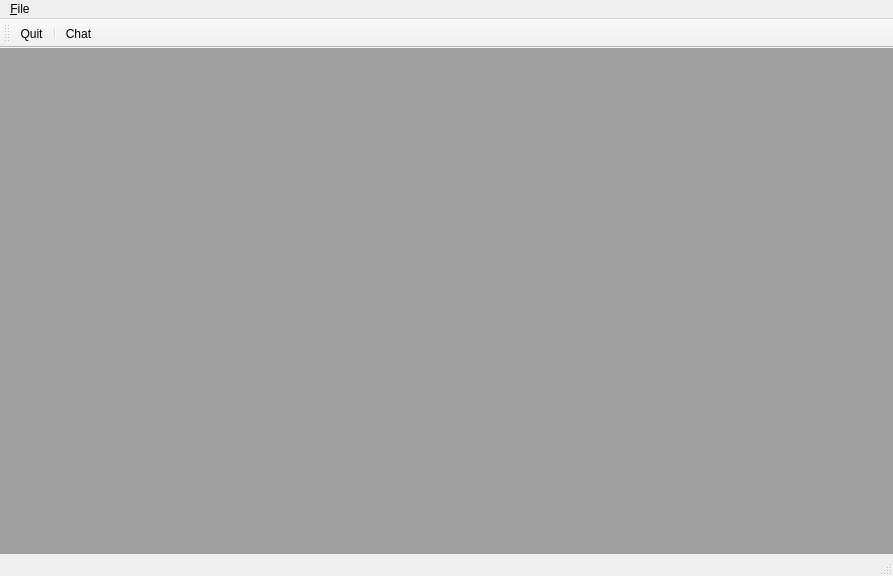
<?xml version="1.0" encoding="UTF-8"?>
<ui version="4.0">
 <class>MainWindow</class>
 <widget class="QMainWindow" name="MainWindow">
  <property name="geometry">
   <rect>
    <x>0</x>
    <y>0</y>
    <width>893</width>
    <height>576</height>
   </rect>
  </property>
  <property name="windowTitle">
   <string>MainWindow</string>
  </property>
  <widget class="QWidget" name="centralwidget">
   <layout class="QHBoxLayout" name="horizontalLayout">
    <property name="leftMargin">
     <number>0</number>
    </property>
    <property name="topMargin">
     <number>0</number>
    </property>
    <property name="rightMargin">
     <number>0</number>
    </property>
    <property name="bottomMargin">
     <number>0</number>
    </property>
    <item>
     <widget class="QMdiArea" name="mdiArea">
      <property name="viewMode">
       <enum>QMdiArea::TabbedView</enum>
      </property>
      <property name="documentMode">
       <bool>true</bool>
      </property>
      <property name="tabsClosable">
       <bool>false</bool>
      </property>
     </widget>
    </item>
   </layout>
  </widget>
  <widget class="QMenuBar" name="menubar">
   <property name="geometry">
    <rect>
     <x>0</x>
     <y>0</y>
     <width>893</width>
     <height>17</height>
    </rect>
   </property>
   <widget class="QMenu" name="menu_File">
    <property name="title">
     <string>&amp;File</string>
    </property>
    <addaction name="separator"/>
    <addaction name="actionQuit"/>
   </widget>
   <addaction name="menu_File"/>
  </widget>
  <widget class="QStatusBar" name="statusbar"/>
  <widget class="QToolBar" name="toolBar">
   <property name="windowTitle">
    <string>toolBar</string>
   </property>
   <attribute name="toolBarArea">
    <enum>TopToolBarArea</enum>
   </attribute>
   <attribute name="toolBarBreak">
    <bool>false</bool>
   </attribute>
   <addaction name="actionQuit"/>
   <addaction name="separator"/>
   <addaction name="actionChat"/>
  </widget>
  <action name="actionQuit">
   <property name="text">
    <string>Quit</string>
   </property>
  </action>
  <action name="actionClient">
   <property name="text">
    <string>Client</string>
   </property>
   <property name="shortcut">
    <string>Ctrl+1</string>
   </property>
  </action>
  <action name="actionChat">
   <property name="text">
    <string>Chat</string>
   </property>
  </action>
 </widget>
 <resources/>
 <connections>
  <connection>
   <sender>actionQuit</sender>
   <signal>triggered()</signal>
   <receiver>MainWindow</receiver>
   <slot>close()</slot>
   <hints>
    <hint type="sourcelabel">
     <x>-1</x>
     <y>-1</y>
    </hint>
    <hint type="destinationlabel">
     <x>399</x>
     <y>299</y>
    </hint>
   </hints>
  </connection>
 </connections>
</ui>
